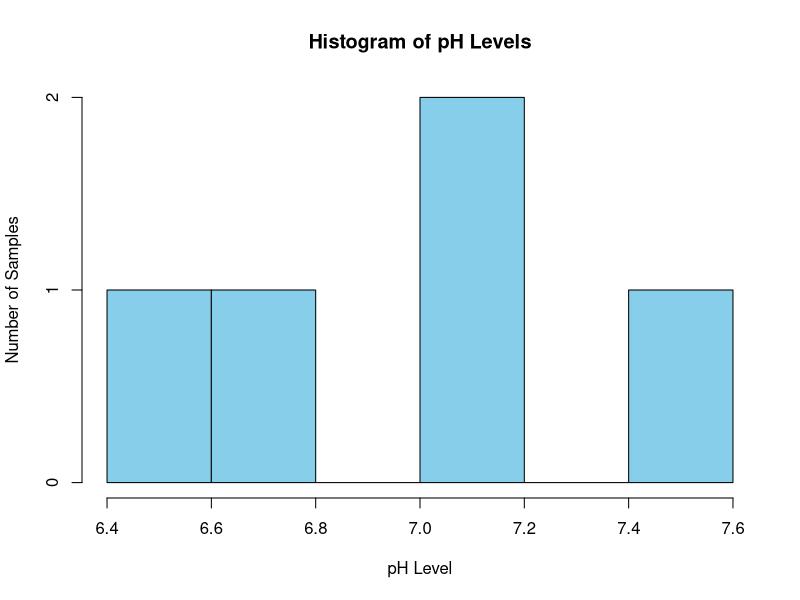

Source code (R):
# Water Samples Dataset
water_data <- data.frame(
  Sample_ID = c(1, 2, 3, 4, 5),
  pH_Level = c(7.2, 6.8, 7.5, 6.5, 7.1),
  Turbidity = c(3, 5, 2, 7, 4),
  Quality = c("Good", "Fair", "Good", "Poor", "Fair")
)

# Histogram of pH Levels
hist(water_data$pH_Level,
     main = "Histogram of pH Levels",
     xlab = "pH Level",
     ylab = "Number of Samples",
     col = "skyblue",
     border = "black",
     breaks = 5)
